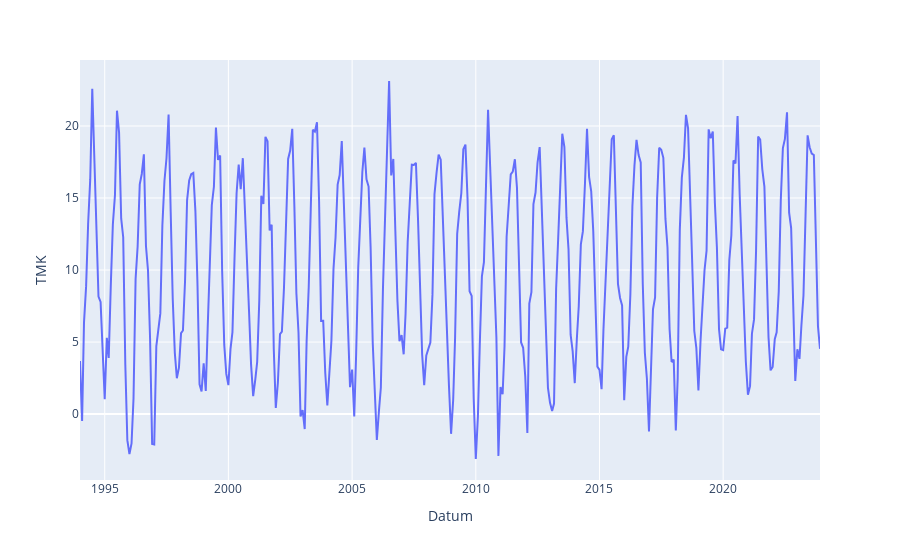
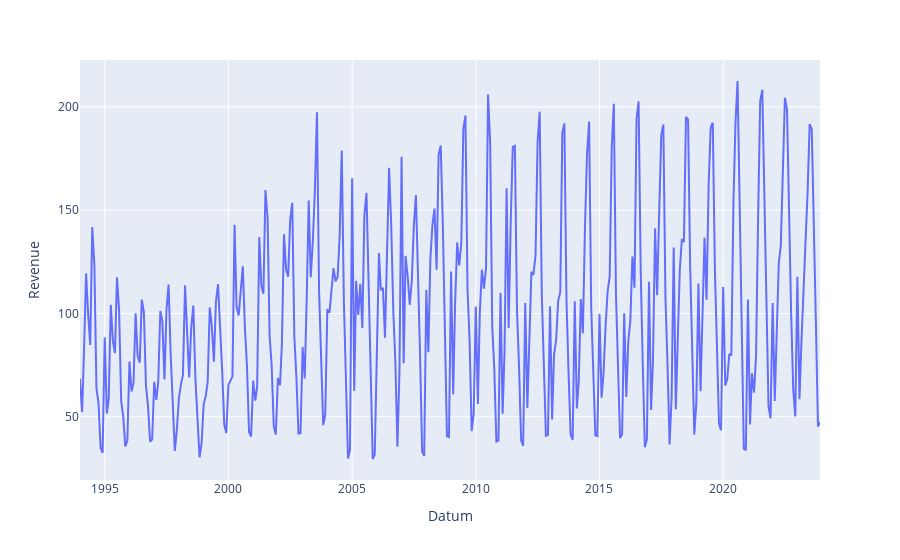

The notebook cell these images were saved under, in order:
### Markdown cell above
### 2.4 Zeitliche Entwicklung

### Code cell
# Darstellung der Temperaturwerte über die Jahre
fig_median = px.line(df_merged, x="Datum", y="TMK")
# Darstellung der Umsätze über die Jahre
fig_revenue = px.line(df_merged, x="Datum", y="Revenue")
fig_median.show()
fig_revenue.show()

### Figure 1 — Plotly figure (JSON) as saved in the notebook; plotly's stock layout.template omitted (floating-point values rounded to 4 significant figures; data arrays with more than 128 entries replaced by an {"elided": "..."} marker saying what was removed)
{"data": [{"hovertemplate": "Datum=%{x}<br>TMK=%{y}<extra></extra>", "legendgroup": "", "line": {"color": "#636efa", "dash": "solid"}, "marker": {"symbol": "circle"}, "mode": "lines", "name": "", "orientation": "v", "showlegend": false, "type": "scatter", "x": {"elided": "360 str values"}, "xaxis": "x", "y": {"elided": "360 float values"}, "yaxis": "y"}], "layout": {"legend": {"tracegroupgap": 0}, "margin": {"t": 60}, "xaxis": {"anchor": "y", "domain": [0, 1], "title": {"text": "Datum"}}, "yaxis": {"anchor": "x", "domain": [0, 1], "title": {"text": "TMK"}}}}

### Figure 2 — Plotly figure (JSON) as saved in the notebook; plotly's stock layout.template omitted (floating-point values rounded to 4 significant figures; data arrays with more than 128 entries replaced by an {"elided": "..."} marker saying what was removed)
{"data": [{"hovertemplate": "Datum=%{x}<br>Revenue=%{y}<extra></extra>", "legendgroup": "", "line": {"color": "#636efa", "dash": "solid"}, "marker": {"symbol": "circle"}, "mode": "lines", "name": "", "orientation": "v", "showlegend": false, "type": "scatter", "x": {"elided": "360 str values"}, "xaxis": "x", "y": {"elided": "360 float values"}, "yaxis": "y"}], "layout": {"legend": {"tracegroupgap": 0}, "margin": {"t": 60}, "xaxis": {"anchor": "y", "domain": [0, 1], "title": {"text": "Datum"}}, "yaxis": {"anchor": "x", "domain": [0, 1], "title": {"text": "Revenue"}}}}
